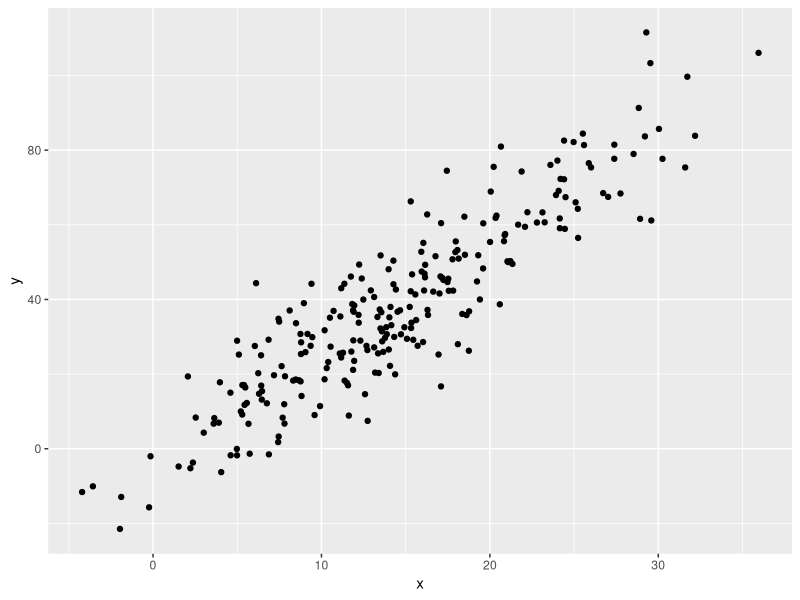
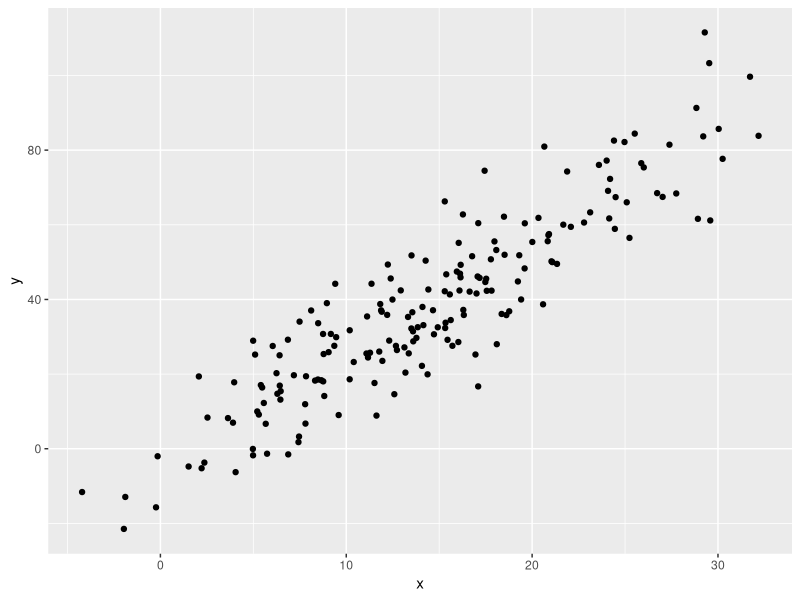
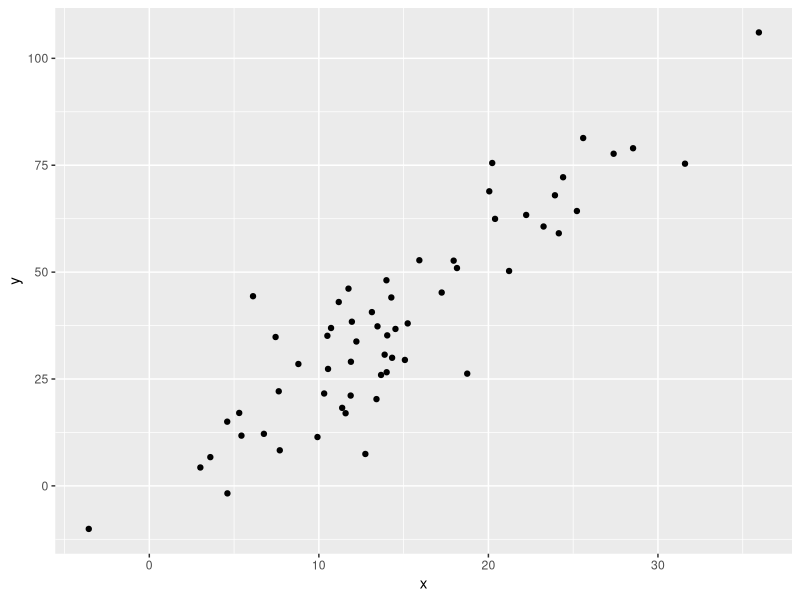
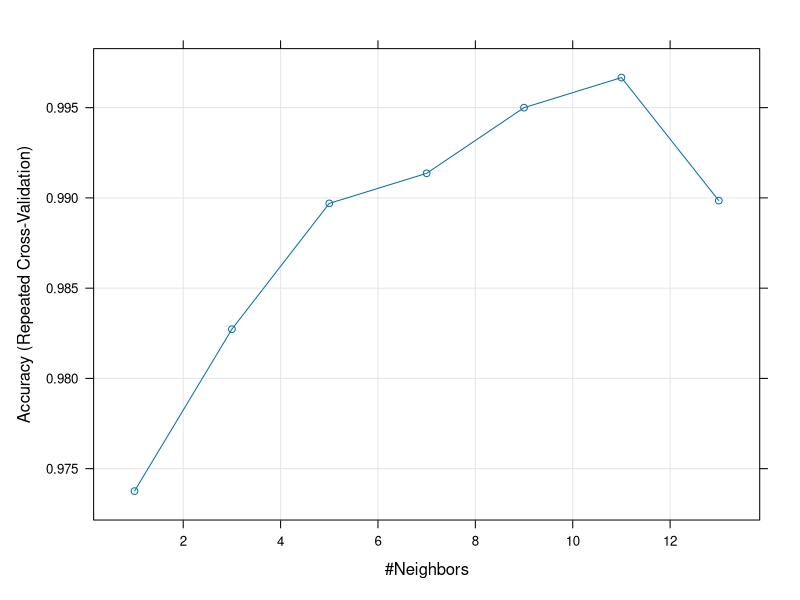
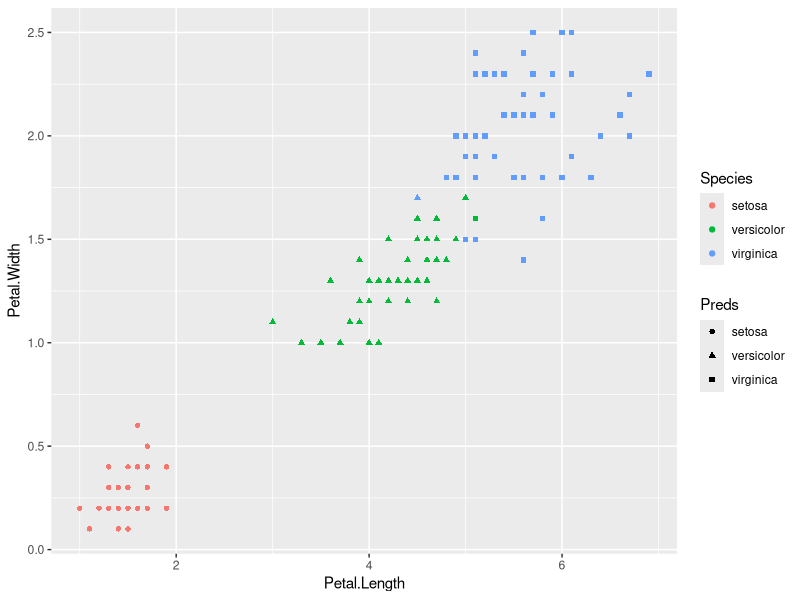

Write the R code that produced these figures, in order.
library(tidyverse)
library(caret)

set.seed(7176)

df <- data.frame(x=rnorm(250,15,7.2))
df <- df %>% mutate(y=3*x - 5 + rnorm(250,sd=10))

df %>% ggplot(aes(x=x,y=y)) + geom_point()

train_id <- createDataPartition(df$y,p=0.75,list=FALSE)

df_train <- df[train_id, ]
df_test <- df[-train_id, ]

df_train %>% ggplot(aes(x=x,y=y)) + geom_point()
df_test %>% ggplot(aes(x=x,y=y)) + geom_point()



folds <- 10
reps <- 5
df_folds <- createMultiFolds(df_train$y,k=folds,times=reps)
k <- 1
err_mat <- matrix(0,nrow=folds,ncol=reps)
for (i in 1:reps){
  for (j in 1:folds){
    t_train <- lm(y~x,df_train[df_folds[[k]], ])
    t_pred <- predict(t_train,new=df_train[-df_folds[[k]], ])
    err_mat[j,i] <- sum((t_pred - df_train[-df_folds[[k]], 2])^2)/length(t_pred) 
    k <- k+1 
  }
}


err_mat

mean(apply(sqrt(err_mat),2,mean))


tt_train <- lm(y~x,df_train)
tt_pred <- predict(tt_train,new=df_test)
test_err <- sum((tt_pred - df_test$y)^2)/length(tt_pred) 
sqrt(test_err)


tC <- trainControl(method = "repeatedcv",number=10,repeats=5)


tM <- train(y~x,data=df_train,method="lm",trControl=tC)

tM$results[2]

pT <- predict.train(tM,newdata = df_test)
tE <- sum((pT - df_test$y)^2)/length(pT) 
sqrt(tE)


train_iris_id <- createDataPartition(iris$Species,p=0.75,list=FALSE)

iris_train <- iris[train_iris_id, ]
iris_test <- iris[-train_iris_id, ]


tC_iris <- trainControl(method = "repeatedcv",number=10,repeats=5)

tG <- expand.grid(k=c(1,3,5,7,9,11,13))

tM_iris <- train(Species~.,data=iris_train,method="knn",trControl=tC,tuneGrid=tG)

plot(tM_iris)

tM_iris$results


pT_iris <- predict(tM_iris,newdata=iris)


iris <- iris %>% mutate(Preds=pT_iris)

iris %>% ggplot(aes(x=Petal.Length,y=Petal.Width,color=Species,shape=Preds)) + geom_point()


table(iris$Species,iris$Preds)

1 - 5/nrow(iris)




